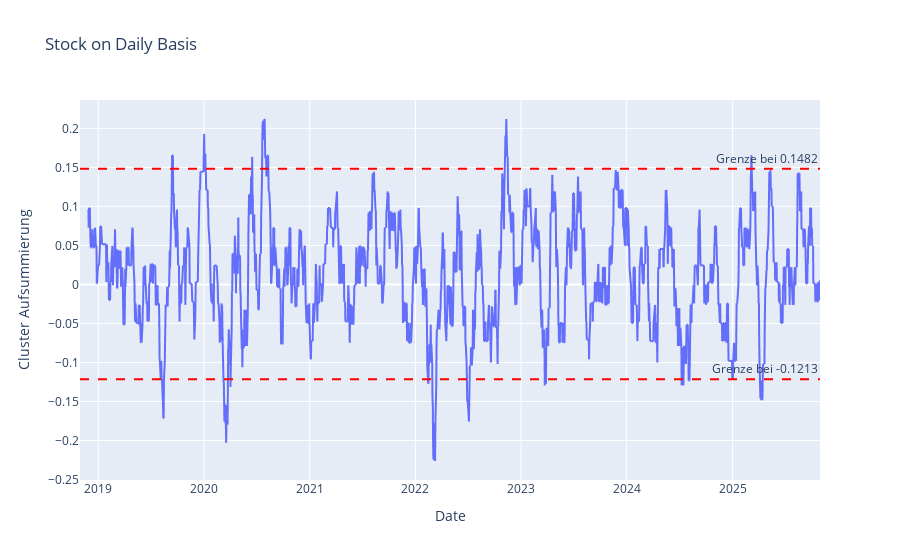

The cell this chart's notebook holds for it:
### Markdown cell above
### Determine the boundaries of the density

### Code cell
# Calculate the density
describe_ser = df_stock["density"].describe()
upper_limit = describe_ser["mean"] + (describe_ser["std"] * 2)
lower_limit = describe_ser["mean"] - (describe_ser["std"] * 2)
print(describe_ser)

# Show the density
fig = px.line(df_stock, x="date", y="density", title="Stock on Daily Basis",
                  labels={"date": "Date", "density": "Cluster Aufsummierung"})

fig.add_hline(y=upper_limit, line_dash="dash", line_color="red", annotation_text=f"Grenze bei {round(upper_limit,4)}")
fig.add_hline(y=lower_limit, line_dash="dash", line_color="red", annotation_text=f"Grenze bei {round(lower_limit,4)}")


fig.show()

### Figure 1 — Plotly figure (JSON) as saved in the notebook; plotly's stock layout.template omitted (floating-point values rounded to 4 significant figures; data arrays with more than 128 entries replaced by an {"elided": "..."} marker saying what was removed)
{"data": [{"hovertemplate": "Date=%{x}<br>Cluster Aufsummierung=%{y}<extra></extra>", "legendgroup": "", "line": {"color": "#636efa", "dash": "solid"}, "marker": {"symbol": "circle"}, "mode": "lines", "name": "", "showlegend": false, "type": "scattergl", "x": {"elided": "1723 str values"}, "xaxis": "x", "y": {"elided": "1723 float values"}, "yaxis": "y"}], "layout": {"annotations": [{"showarrow": false, "text": "Grenze bei 0.1482", "x": 1, "xanchor": "right", "xref": "x domain", "y": 0.1482, "yanchor": "bottom", "yref": "y"}, {"showarrow": false, "text": "Grenze bei -0.1213", "x": 1, "xanchor": "right", "xref": "x domain", "y": -0.1213, "yanchor": "bottom", "yref": "y"}], "legend": {"tracegroupgap": 0}, "shapes": [{"line": {"color": "red", "dash": "dash"}, "type": "line", "x0": 0, "x1": 1, "xref": "x domain", "y0": 0.1482, "y1": 0.1482, "yref": "y"}, {"line": {"color": "red", "dash": "dash"}, "type": "line", "x0": 0, "x1": 1, "xref": "x domain", "y0": -0.1213, "y1": -0.1213, "yref": "y"}], "title": {"text": "Stock on Daily Basis"}, "xaxis": {"anchor": "y", "domain": [0, 1], "title": {"text": "Date"}}, "yaxis": {"anchor": "x", "domain": [0, 1], "title": {"text": "Cluster Aufsummierung"}}}}
